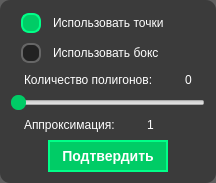
<?xml version="1.0" encoding="UTF-8"?>
<ui version="4.0">
 <class>Dialog</class>
 <widget class="QDialog" name="Dialog">
  <property name="geometry">
   <rect>
    <x>0</x>
    <y>0</y>
    <width>245</width>
    <height>194</height>
   </rect>
  </property>
  <property name="sizePolicy">
   <sizepolicy hsizetype="Preferred" vsizetype="Preferred">
    <horstretch>0</horstretch>
    <verstretch>0</verstretch>
   </sizepolicy>
  </property>
  <property name="font">
   <font>
    <family>Arial</family>
   </font>
  </property>
  <property name="windowTitle">
   <string>Dialog</string>
  </property>
  <property name="windowOpacity">
   <double>0.750000000000000</double>
  </property>
  <property name="autoFillBackground">
   <bool>false</bool>
  </property>
  <property name="styleSheet">
   <string notr="true">QDialog {
	background-color: rgba(50, 50, 50, 200);
	border-radius: 10px;
	color: white;
	font-family: Arial;
}

QRadioButton {
	color: white;
	font-family: Arial;
	font-size: 12px;
	padding: 2px 10px;
}

QRadioButton:hover {
    background-color: #222222;
}

QRadioButton::indicator:checked {
    background-color: #00cc66;
    border: 2px solid #00ff88;
}

QRadioButton::indicator {
    width: 16px;
    height: 16px;
    border-radius: 8px;
    border: 2px solid #888;
    background-color: #444;
    margin-right: 6px;
}

QRadioButton::indicator:unchecked {
    background-color: #222;
    border: 2px solid #666;
}

QLabel {
	color: white;
	font-family: Arial;
	font-size: 12px;
	padding: 2px 10px;
}

QPushButton {
	background-color: #00cc66;
    border: 2px solid #00ff88;
	color: white;
	font-family: Arial;
	padding: 6px 12px;
	font-size: 14px;
	font-weight: bold;
}

QPushButton:hover {
    background-color: #218838;
	border: 2px solid #00cc66;
}

QPushButton:pressed {
    background-color: #1e7e34;
}

QSlider::handle:horizontal {
    background: #00cc66;
    border: none;
    width: 14px;
    height: 14px;
    margin: -4px 0;  
    border-radius: 7px; 
}

QSlider::handle:horizontal:hover {
    background: #218838;  
}

QSlider::handle:horizontal:pressed {
    background: #1e7e34;   
}</string>
  </property>
  <property name="modal">
   <bool>false</bool>
  </property>
  <layout class="QVBoxLayout" name="verticalLayout">
   <property name="sizeConstraint">
    <enum>QLayout::SetFixedSize</enum>
   </property>
   <item>
    <widget class="QRadioButton" name="radio_points">
     <property name="font">
      <font>
       <family>Arial</family>
       <pointsize>-1</pointsize>
      </font>
     </property>
     <property name="text">
      <string>Использовать точки</string>
     </property>
     <property name="checked">
      <bool>true</bool>
     </property>
    </widget>
   </item>
   <item>
    <widget class="QRadioButton" name="radio_box">
     <property name="font">
      <font>
       <family>Arial</family>
       <pointsize>-1</pointsize>
      </font>
     </property>
     <property name="text">
      <string>Использовать бокс</string>
     </property>
     <property name="checkable">
      <bool>true</bool>
     </property>
     <property name="checked">
      <bool>false</bool>
     </property>
    </widget>
   </item>
   <item>
    <layout class="QHBoxLayout" name="horizontalLayout_2">
     <item>
      <widget class="QLabel" name="label_polygon">
       <property name="enabled">
        <bool>true</bool>
       </property>
       <property name="sizePolicy">
        <sizepolicy hsizetype="Fixed" vsizetype="Fixed">
         <horstretch>0</horstretch>
         <verstretch>0</verstretch>
        </sizepolicy>
       </property>
       <property name="text">
        <string>Количество полигонов:</string>
       </property>
       <property name="scaledContents">
        <bool>false</bool>
       </property>
      </widget>
     </item>
     <item>
      <widget class="QLabel" name="label_count">
       <property name="text">
        <string>0</string>
       </property>
      </widget>
     </item>
    </layout>
   </item>
   <item>
    <widget class="QSlider" name="slider_approximation">
     <property name="orientation">
      <enum>Qt::Horizontal</enum>
     </property>
    </widget>
   </item>
   <item>
    <layout class="QHBoxLayout" name="horizontalLayout_3">
     <property name="sizeConstraint">
      <enum>QLayout::SetDefaultConstraint</enum>
     </property>
     <item>
      <widget class="QLabel" name="label_ap_text">
       <property name="sizePolicy">
        <sizepolicy hsizetype="Preferred" vsizetype="Preferred">
         <horstretch>0</horstretch>
         <verstretch>0</verstretch>
        </sizepolicy>
       </property>
       <property name="text">
        <string>Аппроксимация:</string>
       </property>
      </widget>
     </item>
     <item>
      <widget class="QLabel" name="label_approximation">
       <property name="sizePolicy">
        <sizepolicy hsizetype="Preferred" vsizetype="Preferred">
         <horstretch>0</horstretch>
         <verstretch>0</verstretch>
        </sizepolicy>
       </property>
       <property name="text">
        <string>1</string>
       </property>
      </widget>
     </item>
    </layout>
   </item>
   <item>
    <layout class="QHBoxLayout" name="horizontalLayout">
     <item>
      <widget class="QPushButton" name="button_make_polygons">
       <property name="sizePolicy">
        <sizepolicy hsizetype="Fixed" vsizetype="Fixed">
         <horstretch>0</horstretch>
         <verstretch>0</verstretch>
        </sizepolicy>
       </property>
       <property name="text">
        <string>Подтвердить</string>
       </property>
      </widget>
     </item>
    </layout>
   </item>
  </layout>
 </widget>
 <resources/>
 <connections/>
</ui>
